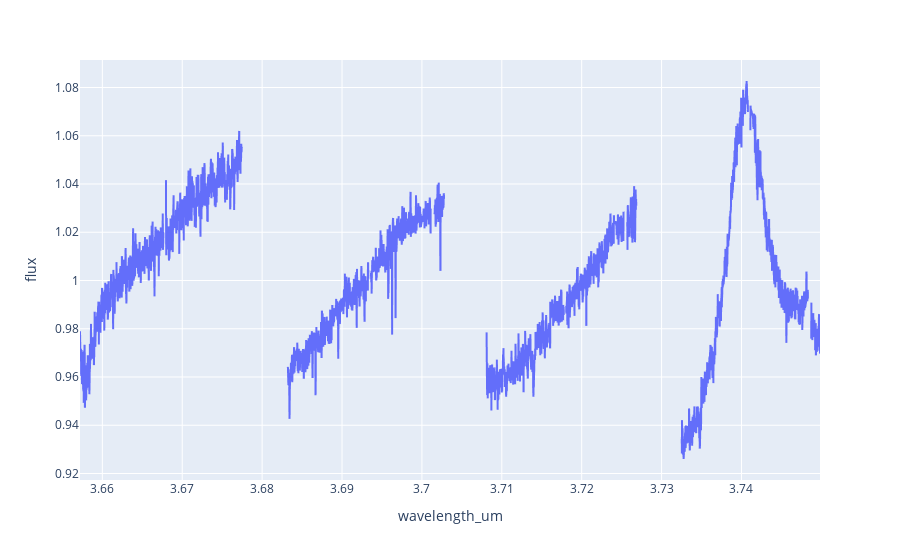

Notebook code for this chart:
### Markdown cell above
The `plot_spectra(wavelength, flux)` function offers a convenient way to visualize a spectrum. When called with the `wavelength` and `flux` parameters, the function generates a line plot to depict the relationship between wavelength and flux.

Using the `pandas` library, the function constructs a DataFrame from the provided `wavelength` and `flux` data. It then utilizes the `plotly.express` library to create a line plot, with the wavelength values on the x-axis and the corresponding flux values on the y-axis.

By invoking the `plot_spectra()` function with appropriate wavelength and flux data, researchers can obtain an interactive plot displaying the spectral characteristics of interest. This visual representation aids in the exploration and interpretation of the spectrum, providing valuable insights into the features and trends present in Protoplanetary Disks.

To effectively utilize the `plot_spectra()` function, ensure that you have the `pandas` and `plotly.express` libraries installed and imported in your Python environment. Pass the wavelength and flux data as arguments when calling the function, and the resulting plot will be displayed for analysis and visualization purposes.

### Code cell
spectra = 'crires_3657nm_3750nm_leftsqbracketc91rightsqbracket_irs_1'
wavelengths = API.get_wavelengths(spectra)
fluxes, flux_errors = API.get_fluxes(spectra)
API.plot_spectra(wavelengths, fluxes)

### Figure 1 — Plotly figure (JSON) as saved in the notebook; plotly's stock layout.template omitted (floating-point values rounded to 4 significant figures; data arrays with more than 128 entries replaced by an {"elided": "..."} marker saying what was removed)
{"data": [{"hovertemplate": "wavelength_um=%{x}<br>flux=%{y}<extra></extra>", "legendgroup": "", "line": {"color": "#636efa", "dash": "solid"}, "marker": {"symbol": "circle"}, "mode": "lines", "name": "", "showlegend": false, "type": "scattergl", "x": {"elided": "4606 float values"}, "xaxis": "x", "y": {"elided": "4606 float values"}, "yaxis": "y"}], "layout": {"legend": {"tracegroupgap": 0}, "margin": {"t": 60}, "xaxis": {"anchor": "y", "domain": [0, 1], "title": {"text": "wavelength_um"}}, "yaxis": {"anchor": "x", "domain": [0, 1], "title": {"text": "flux"}}}}
